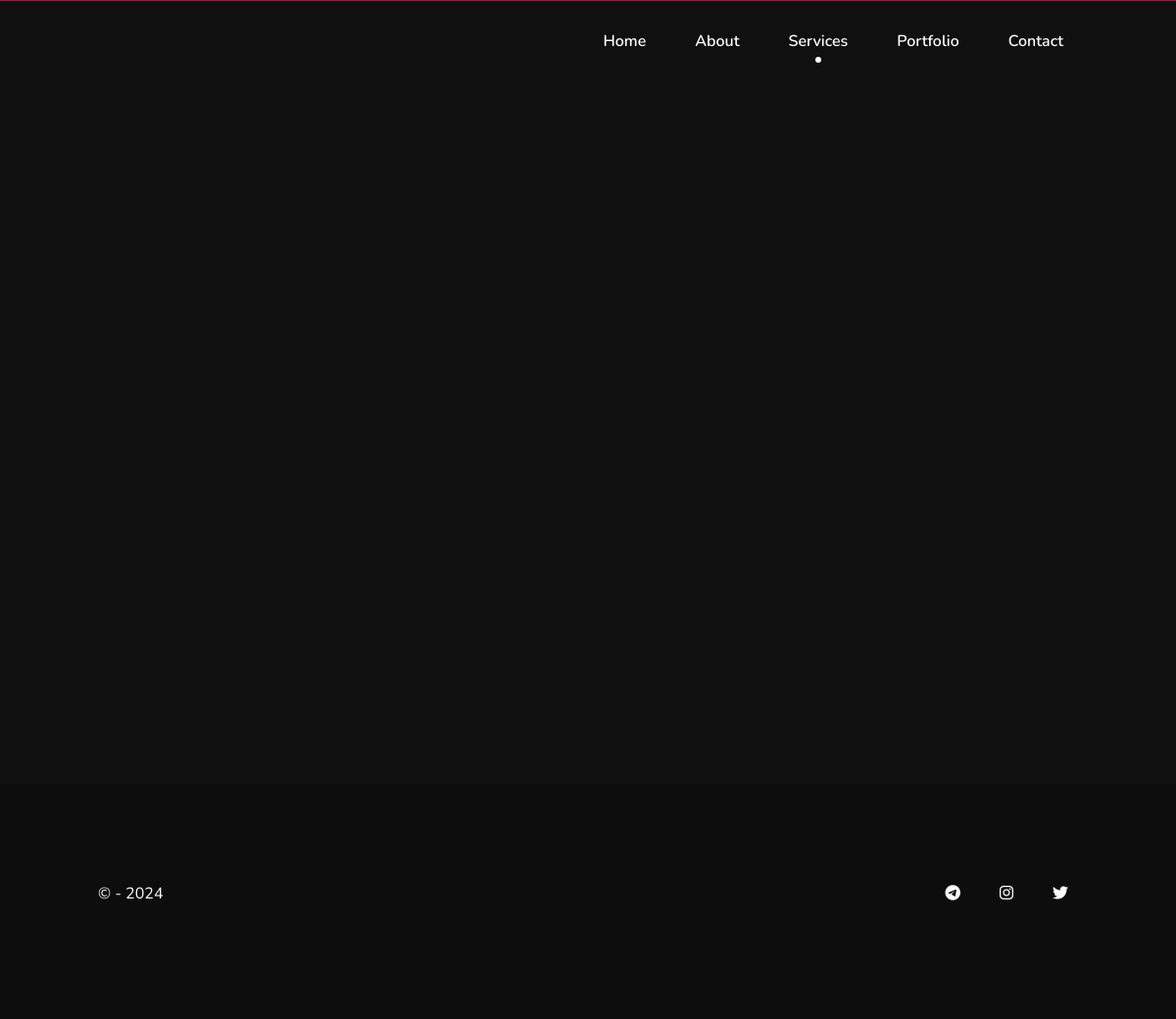
Page /services on the earlier database version.
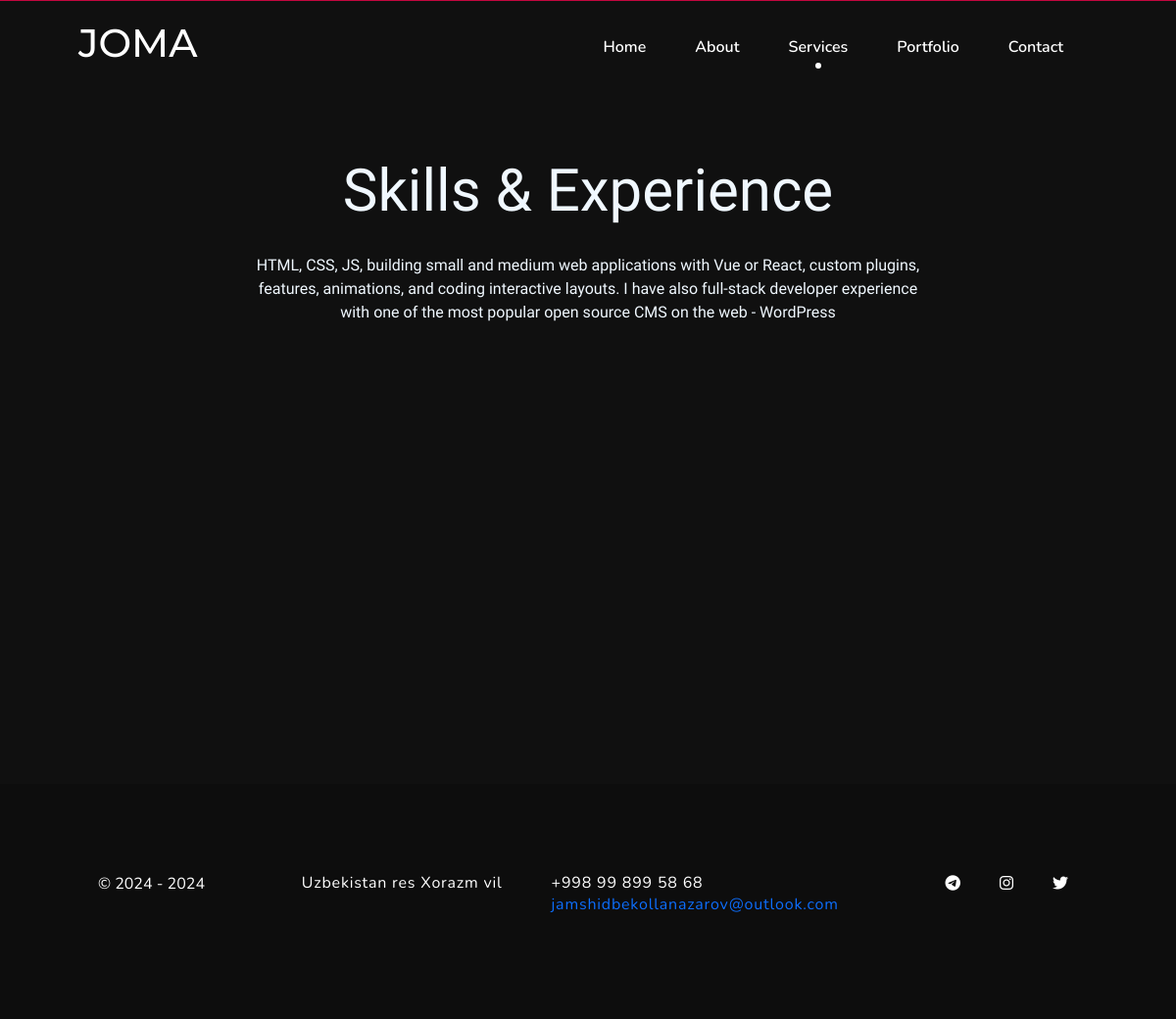
Same page on the later database version.
### social/models.py (models this page shows, shortened)
class SocialLink(models.Model):
    photo = models.CharField(max_length=255)
    link = models.URLField(max_length=200)

### configuration/models.py (models this page shows, shortened)
class Config(models.Model):
    name = models.CharField(max_length=255)
    home_title = models.CharField(max_length=255)
    home_bg_photo = models.ImageField(upload_to='home_bg_photos/', null=True, blank=True)
    cv_file = models.FileField(upload_to='cv_files/')
    about_title = models.CharField(max_length=255)
    about_description = models.TextField()
    about_photo = models.ImageField(upload_to='about_photos/')
    services_title = models.CharField(max_length=255)
    services_subtitle = models.CharField(max_length=255)
    services_description = models.TextField()
    start_time = models.CharField(max_length=255)
    address = models.CharField(max_length=255)
    phone_number = models.CharField(max_length=255)
    email = models.EmailField(max_length=255)
    @classmethod
    def load(cls):
        if cls.objects.exists():
            return cls.objects.first()
        return cls()

### pages/views.py (the view)
# urls.py: path('services', views.services, name='services'),
def services(request):
    sers = Service.objects.all()
    return render(request, 'user/pages/services.html', {"services": sers})

### configuration/context_processors.py (called while the page is built)
def site_config(request):
    config = Config.load()
    return {'site_config': config}

### social/context_processors.py (called while the page is built)
def social_links(request):
    socials = SocialLink.objects.all()
    return {'social_links': socials}

### templates/user/pages/services.html (shortened to what this page needs)
{% extends 'user/components/base.html' %}
{% block content %}
    <div class="content">
        <div class="container">
            <div class="content_start">
                <div class="services" id="services">
                    <div class="services_start">
                        <div class="services_text">
                            <h2 id="animete_service">{{ site_config.services_title }}</h2>
                            <div class="services_text-p">
                                <p>{{ site_config.services_description }}
                                </p>
                            </div>
                        </div>
                        <div class="services_icons">
                        </div>
                    </div>
                </div>
            </div>
        </div>
    </div>
{% endblock %}

### templates/user/components/base.html (shortened to what this page needs)
<!DOCTYPE html>
<html lang="en">
{% load static %}
<head>
    <link rel="stylesheet" href="{% static 'css/bootstrap.min.css' %}" />
    <link rel="stylesheet" href="{% static 'css/materialdesignicons.min.css' %}">
    <link rel="stylesheet" href="https://cdnjs.cloudflare.com/ajax/libs/animate.css/4.1.1/animate.min.css"/>
    <link rel="stylesheet" href="{% static 'css/style.css' %}">
</head>
<body>
    {% include 'user/components/navbar.html' %}
    {% block content %}
    {% endblock %}
    {% if request.resolver_match.url_name != 'index' %}
        {% include 'user/components/footer.html' %}
    {% endif %}
    <link rel="stylesheet" href="https://cdnjs.cloudflare.com/ajax/libs/font-awesome/6.5.2/css/all.min.css"
 />
</body>
</html>

### templates/user/components/navbar.html (shortened to what this page needs)
<div class="wrapper">
    <nav class="navbar navbar-expand-lg fixed-top custom-nav sticky">
        <div class="container">
            <a class='navbar-brand logo' href='{% url 'index' %}'>
                <h1>{{ site_config.name }}</h1>
            </a>
            <div class="collapse navbar-collapse" id="navbarSupportedContent">
                <ul class="navbar-nav ms-auto" style="position: relative; --active-tab:2; gap: 20px;">
                    <li class="nav-item {% if request.resolver_match.url_name == 'index' %}active{% endif %}" data-tab-index='0'>
                        <a href="{% url 'index' %}" class="nav-link nav-link-1">Home</a>
                    </li>
                    <li class="nav-item {% if request.resolver_match.url_name == 'about' %}active{% endif %}" data-tab-index='1'>
                        <a href="{% url 'about' %}" class="nav-link nav-link-2">About</a>
                    </li>
                    <li class="nav-item {% if request.resolver_match.url_name == 'services' %}active{% endif %}" data-tab-index='2'>
                        <a href="{% url 'services' %}" class="nav-link nav-link-3">Services</a>
                    </li>
                    <li class="nav-item {% if request.resolver_match.url_name == 'portfolio' %}active{% endif %}" data-tab-index='3'>
                        <a href="{% url 'portfolio' %}" class="nav-link nav-link-4" >Portfolio</a>
                    </li>
                    <li class="nav-item {% if request.resolver_match.url_name == 'contact' %}active{% endif %}" data-tab-index='4'>
                        <a href="{% url 'contact' %}" class="nav-link">Contact</a>
                    </li>
                </ul>
            </div>
        </div>
    </nav>
</div>

### templates/user/components/footer.html
<footer>
    <div class="container">
        <div class="footer-container">
            <div class="logo">
                <p>&copy; {{ site_config.start_time }} - 2024</p>
            </div>
            <div class="contact">
                <p>{{ site_config.address }}</p>
                <p>{{ site_config.phone_number }}<br>
                    <a href="mailto:{{ site_config.email }}">{{ site_config.email }}</a>
                </p>
            </div>
            <div class="social-media">
                {% for link in social_links %}
                    <a href="{{ link.link }}"><i class="{{ link.photo}}"></i></a>
                {% endfor %}
            </div>
        </div>
    </div>
</footer>

### static/css/style.css (style rules this page uses)
body { font-family: "Nunito", sans-serif; overflow-x: hidden; }
h1, h2, h3, h4, h5, h6 { font-family: "Montserrat", sans-serif; }
a, a:hover, a:focus, button, button:focus { text-decoration: none !important; outline: none !important; box-shadow: none !important; }
.custom-nav { padding: 15px 0px; width: 100%; border-radius: 0px; z-index: 999; margin-bottom: 0px; transition: all 0.5s ease-in-out; background-color: transparent; }
.custom-nav .navbar-nav li a { color: #fff; font-size: 16px; background-color: transparent !important; padding: 15px 0; position: relative; margin: 0 7px; font-weight: 600; transition: all 0.4s; }
.custom-nav .navbar-nav li.active a:before, .custom-nav .navbar-nav li:hover a:before, .custom-nav .navbar-nav li:active a:before, .custom-nav.stickyadd .navbar-nav li.active a:before, .custom-nav.stickyadd .navbar-nav li:hover a:before, .custom-nav.stickyadd .navbar-nav li:active a:before { opacity: 1; }
.custom-nav .navbar-nav li a:before, .custom-nav.stickyadd .navbar-nav li a:before { content: ""; position: absolute; left: 50%; bottom: 10%; height: 6px; width: 6px; background: #fff; border-radius: 50%; opacity: 0; transform: translateX(-50%); -webkit-transition: all 0.3s ease 0s; -o-transition: all 0.3s ease 0s; transition: all 0.3s ease 0s; }
.custom-nav .logo { color: #fff; font-size: 1.8rem; }
.container { max-width: 1440px; width: 100%; margin: 0 auto; padding: 0 80px; }
.content { background-color: #101010 ; border-top: 1px solid #c3073f; height: 100vh; display: flex; justify-content: center; align-items: center; }
.services { height: 100%; display: flex; justify-content: center; align-items: center; }
.services_text { display: flex; align-items: center; flex-direction: column; }
.services_text h2 { color: #f0f8ff; font-size: 60px; font-family: "Source Sans 3", sans-serif; padding: 20px 0; }
.services_text p { color: #f0f8ff; text-align: center; width: 700px; font-family: "Source Sans 3", sans-serif; }
.services_text-p { display: flex; justify-content: center; align-items: center; }
.services_icons { display: flex; width: 800px; display: flex; justify-content: center; align-items: center; flex-wrap: wrap; column-gap: 70px; margin-top: 50px; }
footer { background-color: #0d0d0d; padding: 20px; display: flex; justify-content: center; align-items: center; color: #fff; height: 30vh; }
.footer-container { display: flex; justify-content: space-between; }
.logo { text-align: left; }
.contact { gap: 50px; display: flex; color: #ffffff; letter-spacing: .05em; line-height: 22px; }
.social-media { display: flex; gap: 20px; }
.social-media a { margin: 0 10px; color: #fff; }

Differences in the rows shown:
added Config: name "JOMA", services_title "Skills & Experience", services_description "HTML, CSS, JS, building small and medium web applications with Vue or React, custom plugins, features, animations, and coding interactive layouts. I have also full-stack developer experience with one of the most popular open source CMS on the web - WordPress", start_time "2024", address "Uzbekistan res Xorazm vil", phone_number "+998 99 899 58 68", email "jamshidbekollanazarov@outlook.com"
